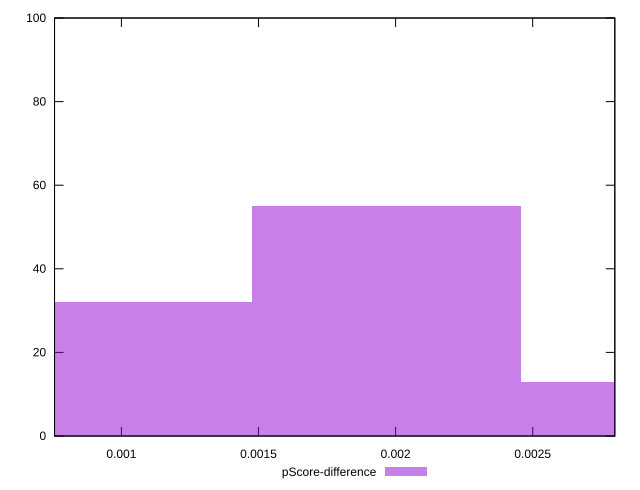

Write gnuplot code to recreate this figure.
reset

$pScoreDifference <<EOF
0.0009833031183445753 32
0.0019666062366891506 55
0.002949909355033726 13
EOF

set key outside below
set boxwidth 0.0009833031183445753
set xrange [0.0007561121055552622:0.0027995876428572597]
set yrange [0:100]
set trange [0:100]
set style fill transparent solid 0.5 noborder
set terminal svg size 640, 490 enhanced background rgb 'white'
set output "reports/report_00031_2021-02-24T23-18-18.084Z/first-meaningful-paint/samples/music/pScore-difference/histogram.svg"

plot $pScoreDifference title "pScore-difference" with boxes

reset
